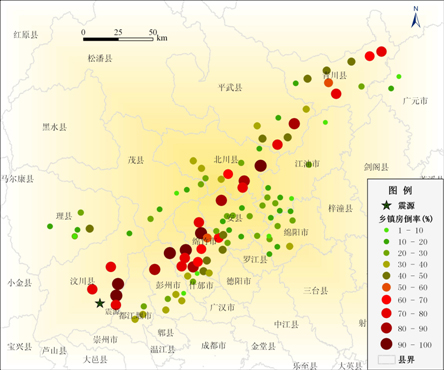
#> input picture research/building collapse rate data in Wenchuan earthquake/101个乡镇倒塌率分布.jpg, 444 x 370 px; its folder holds only this picture in this run
$ python convert_coord.py
#> lines starting #> are read from the running program, lines starting #| are printed output that depends on the picture
"""
像素坐标转经纬度坐标转换工具
用于将从图片中提取的像素坐标转换为实际的经纬度坐标

工作流程：
1. 加载地图图像
2. 用户在图像上选择已知地理位置的控制点
3. 输入这些控制点的真实经纬度坐标
4. 建立像素坐标到地理坐标的转换关系
5. 转换数据文件中的所有像素坐标

适用于汶川地震房屋倒塌率分布图等地理图像
"""

import pandas as pd
import numpy as np
from PIL import Image
import matplotlib.pyplot as plt
import matplotlib.font_manager as fm
from matplotlib.widgets import Button, TextBox
import os
import sys
from scipy.spatial import distance
from scipy.interpolate import griddata

# 设置中文字体
plt.rcParams['font.sans-serif'] = ['SimHei', 'DejaVu Sans', 'Arial Unicode MS', 'Microsoft YaHei']
plt.rcParams['axes.unicode_minus'] = False

class CoordinateConverter:
    def __init__(self, image_path):
        """
        初始化坐标转换器

        参数:
        image_path: 原始图片路径
        """
        self.image_path = image_path
        self.image = None
        self.image_array = None
        self.img_width = 0
        self.img_height = 0

        # 控制点数据：存储像素坐标和对应的经纬度
        self.control_points = []  # [{pixel_x, pixel_y, lon, lat, name}]

        # 界面相关
        self.fig = None
        self.ax = None
        self.current_point_name = ""
        self.pending_point = None  # 存储待输入坐标的点

        # 输入框组件
        self.textbox_name = None
        self.textbox_lon = None
        self.textbox_lat = None

        self.load_image()

    def load_image(self):
        """加载图片并获取尺寸信息"""
        try:
            self.image = Image.open(self.image_path)
            self.image_array = np.array(self.image)
            self.img_width, self.img_height = self.image.size
            print(f"成功加载图片: {self.image_path}")
            print(f"图片尺寸: {self.img_width} x {self.img_height}")
            return True
        except Exception as e:
            print(f"加载图片失败: {e}")
            return False

    def setup_calibration_interface(self):
        """设置校准界面，让用户选择控制点"""
        self.fig, self.ax = plt.subplots(figsize=(16, 10))
        plt.subplots_adjust(bottom=0.25, right=0.7)

        # 显示图像
        self.ax.imshow(self.image_array)
        self.ax.set_title('地理坐标校准 - 请在已知位置点击并在右侧输入经纬度')

        # 添加控制按钮和输入框
        self.add_calibration_controls()

        # 绑定鼠标点击事件
        self.fig.canvas.mpl_connect('button_press_event', self.on_calibration_click)

        # 显示使用说明
        self.show_calibration_instructions()

        plt.show()

    def add_calibration_controls(self):
        """添加校准控制按钮和输入框"""
        # 输入区域标题
        self.ax.text(0.72, 0.95, '控制点信息输入', transform=self.fig.transFigure,
                    fontsize=12, weight='bold',
                    bbox=dict(boxstyle='round', facecolor='lightblue', alpha=0.8))

        # 地点名称输入框
        ax_name_label = plt.axes([0.72, 0.88, 0.25, 0.03])
        ax_name_label.text(0, 0.5, '地点名称:', fontsize=10, verticalalignment='center')
        ax_name_label.set_xlim(0, 1)
        ax_name_label.set_ylim(0, 1)
        ax_name_label.axis('off')

        ax_name = plt.axes([0.72, 0.85, 0.25, 0.03])
        self.textbox_name = TextBox(ax_name, '', initial='')

        # 经度输入框
        ax_lon_label = plt.axes([0.72, 0.80, 0.25, 0.03])
        ax_lon_label.text(0, 0.5, '经度 (如: 103.5892):', fontsize=10, verticalalignment='center')
        ax_lon_label.set_xlim(0, 1)
        ax_lon_label.set_ylim(0, 1)
        ax_lon_label.axis('off')

        ax_lon = plt.axes([0.72, 0.77, 0.25, 0.03])
        self.textbox_lon = TextBox(ax_lon, '', initial='')

        # 纬度输入框
        ax_lat_label = plt.axes([0.72, 0.72, 0.25, 0.03])
        ax_lat_label.text(0, 0.5, '纬度 (如: 31.4759):', fontsize=10, verticalalignment='center')
        ax_lat_label.set_xlim(0, 1)
        ax_lat_label.set_ylim(0, 1)
        ax_lat_label.axis('off')

        ax_lat = plt.axes([0.72, 0.69, 0.25, 0.03])
        self.textbox_lat = TextBox(ax_lat, '', initial='')

        # 确认添加按钮
        ax_confirm = plt.axes([0.72, 0.64, 0.12, 0.04])
        self.btn_confirm = Button(ax_confirm, '确认添加')
        self.btn_confirm.on_clicked(self.confirm_add_point)

        # 取消按钮
        ax_cancel = plt.axes([0.85, 0.64, 0.12, 0.04])
        self.btn_cancel = Button(ax_cancel, '取消')
        self.btn_cancel.on_clicked(self.cancel_add_point)

        # 控制按钮区域
        self.ax.text(0.72, 0.58, '控制操作', transform=self.fig.transFigure,
                    fontsize=12, weight='bold',
                    bbox=dict(boxstyle='round', facecolor='lightgreen', alpha=0.8))

        # 完成校准按钮
        ax_finish = plt.axes([0.72, 0.52, 0.25, 0.04])
        self.btn_finish = Button(ax_finish, '完成校准')
        self.btn_finish.on_clicked(self.finish_calibration)

        # 清除所有按钮
        ax_clear = plt.axes([0.72, 0.47, 0.25, 0.04])
        self.btn_clear = Button(ax_clear, '清除所有点')
        self.btn_clear.on_clicked(self.clear_control_points)

        # 删除最后点按钮
        ax_remove = plt.axes([0.72, 0.42, 0.25, 0.04])
        self.btn_remove = Button(ax_remove, '删除最后点')
        self.btn_remove.on_clicked(self.remove_last_point)

        # 状态显示
        self.update_calibration_status()

        # 初始状态：输入框不可用
        self.set_input_enabled(False)

    def show_calibration_instructions(self):
        """显示校准使用说明"""
        instructions = """校准说明:
1. 点击地图上已知地理位置的点
2. 在右侧输入框中填写该点信息
3. 点击"确认添加"保存控制点
4. 重复至少3个点以建立转换关系
5. 点击"完成校准"进行坐标转换

建议选择的控制点：
- 县城中心、乡镇中心
- 主要河流交汇点
- 山峰等明确地标
- 公路交叉口"""

        self.ax.text(0.02, 0.98, instructions, transform=self.ax.transAxes,
                    bbox=dict(boxstyle='round', facecolor='lightyellow', alpha=0.9),
                    fontsize=9, verticalalignment='top')

    def update_calibration_status(self):
        """更新校准状态显示"""
        status_text = f"已标记控制点: {len(self.control_points)}个\n"
        status_text += f"最少需要: 3个点\n"
        status_text += f"推荐: 4-6个点"

        if hasattr(self, 'status_text'):
            self.status_text.remove()

        self.status_text = self.ax.text(0.72, 0.35, status_text,
                                      transform=self.fig.transFigure,
                                      verticalalignment='top',
                                      bbox=dict(boxstyle='round', facecolor='lightblue', alpha=0.9))

        # 显示已有控制点列表
        if self.control_points:
            points_text = "控制点列表:\n"
            for i, point in enumerate(self.control_points, 1):
                points_text += f"{i}. {point['name'][:12]}\n"
                points_text += f"   像素: ({point['pixel_x']:.0f}, {point['pixel_y']:.0f})\n"
                points_text += f"   坐标: ({point['lon']:.5f}, {point['lat']:.5f})\n"

            if hasattr(self, 'points_text'):
                self.points_text.remove()

            self.points_text = self.ax.text(0.72, 0.28, points_text,
                                          transform=self.fig.transFigure,
                                          verticalalignment='top',
                                          bbox=dict(boxstyle='round', facecolor='lightgreen', alpha=0.9),
                                          fontsize=8)

        self.fig.canvas.draw()

    def set_input_enabled(self, enabled):
        """设置输入框是否可用"""
        if self.textbox_name:
            # 清空输入框
            self.textbox_name.set_val('')
            self.textbox_lon.set_val('')
            self.textbox_lat.set_val('')

            # 设置颜色表示状态
            color = 'white' if enabled else 'lightgray'
            self.textbox_name.ax.set_facecolor(color)
            self.textbox_lon.ax.set_facecolor(color)
            self.textbox_lat.ax.set_facecolor(color)

        # 设置按钮状态
        if hasattr(self, 'btn_confirm'):
            self.btn_confirm.ax.set_facecolor('lightgreen' if enabled else 'lightgray')
            self.btn_cancel.ax.set_facecolor('lightcoral' if enabled else 'lightgray')

        self.fig.canvas.draw()

    # [384 lines left out: functions on_calibration_click, clear_temp_markers, confirm_add_point, cancel_add_point, draw_control_point, clear_control_points and 10 more, not called in this run]

def find_image_files():
    """查找当前目录下的图片文件"""
    image_extensions = ['.jpg', '.jpeg', '.png', '.bmp', '.tiff']
    image_files = []

    for file in os.listdir('.'):
        if any(file.lower().endswith(ext) for ext in image_extensions):
            image_files.append(file)

    return image_files

# [9 lines left out: function find_csv_files, not called in this run]

def main():
    """主函数"""
    print("像素坐标转经纬度转换工具")
    print("=" * 50)

    # 查找图片文件
    image_files = find_image_files()
    if not image_files:
        print("错误: 未找到图片文件")
        return

    print("可用图片文件:")
    for i, file in enumerate(image_files, 1):
        print(f"  {i}. {file}")

    # 选择图片
    try:
        choice = int(input(f"选择图片文件 (1-{len(image_files)}): ")) - 1
#> the answer given: 1
        if not (0 <= choice < len(image_files)):
            print("选择无效")
            return
        selected_image = image_files[choice]
    except (ValueError, KeyboardInterrupt):
        print("程序退出")
        return

    # 初始化转换器
    converter = CoordinateConverter(selected_image)
#> in load_image, self.image is the input picture: PIL image 444x370 RGB; mean R, G, B 245.5, 237.4, 203.4
#| 图片尺寸: 444 x 370

    # 检查是否有已保存的校准文件
    calibration_file = "calibration.json"
    if os.path.exists(calibration_file):
        use_existing = input(f"发现校准文件 {calibration_file}，是否使用？(y/N): ").lower()
        if use_existing == 'y':
            if converter.load_calibration(calibration_file):
                print("使用已保存的校准参数")
            else:
                print("加载校准文件失败，将重新校准")
                converter.setup_calibration_interface()
        else:
            print("将重新进行坐标校准")
            converter.setup_calibration_interface()
    else:
        print("开始坐标校准...")
        print("请在弹出的图像窗口中点击已知地理位置的点")
        converter.setup_calibration_interface()
#> in setup_calibration_interface, `plt.show()`:
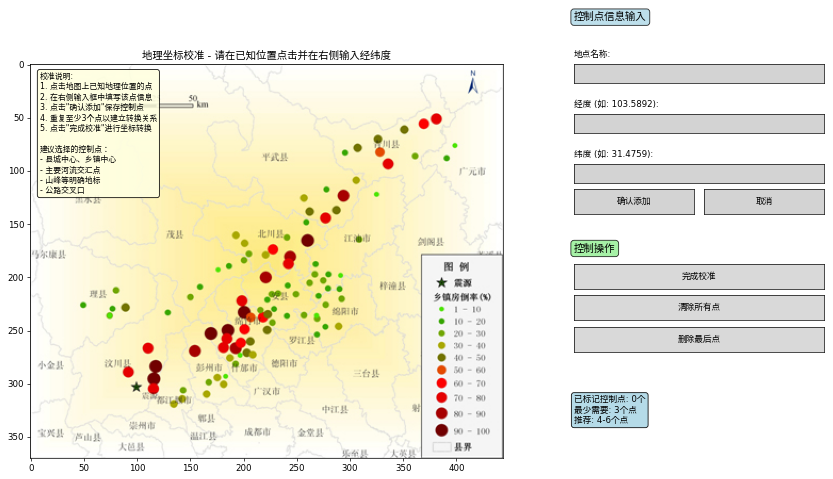
#> figure drawn by matplotlib, 4 panels

    # 检查校准是否完成
    if not hasattr(converter, 'transform_lon'):
        print("校准未完成，程序退出")
        return

    # 保存校准参数
    save_calibration = input("是否保存校准参数供下次使用？(Y/n): ").lower()
    if save_calibration != 'n':
        converter.save_calibration(calibration_file)

    # 查找CSV数据文件
    csv_files = find_csv_files()
    if not csv_files:
        print("未找到数据文件")
        return

    print(f"\n可用数据文件:")
    for i, file in enumerate(csv_files, 1):
        print(f"  {i}. {file}")

    # 选择要转换的文件
    while True:
        try:
            choice_input = input(f"选择要转换的数据文件 (1-{len(csv_files)}, 或 'all' 转换所有文件, 'q' 退出): ").strip().lower()

            if choice_input == 'q':
                break
            elif choice_input == 'all':
                # 转换所有文件
                for csv_file in csv_files:
                    print(f"\n转换文件: {csv_file}")
                    converter.convert_csv_data(csv_file)
                break
            else:
                choice = int(choice_input) - 1
                if 0 <= choice < len(csv_files):
                    selected_csv = csv_files[choice]
                    print(f"\n转换文件: {selected_csv}")
                    converter.convert_csv_data(selected_csv)

                    # 询问是否继续转换其他文件
                    continue_convert = input("是否转换其他文件？(y/N): ").lower()
                    if continue_convert != 'y':
                        break
                else:
                    print("选择无效，请重新输入")

        except ValueError:
            print("输入格式错误，请重新输入")
        except KeyboardInterrupt:
            print("\n程序退出")
            break

    print("转换完成！")

if __name__ == "__main__":
    main()
